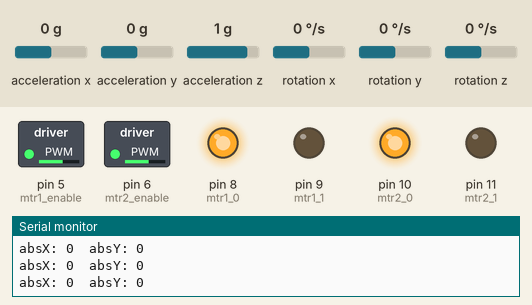
Recording of a sketch running on a simulated Arduino Uno, built with avr-gcc and run on an emulated ATmega328P. On the bench: switched loads named in the sketch (green lamp = pin HIGH), output pins drawn as LEDs (lit = HIGH), the last lines printed to the serial monitor. Inputs (shaded band) come from the test bench; at power-on: rotation z 0 °/s, acceleration x 0 g, acceleration y 0 g, acceleration z 1 g, rotation x 0 °/s, rotation y 0 °/s.

Above: at 0.8 s.
0.9 s: rotation z set to 19 °/s
At 3.46 s:
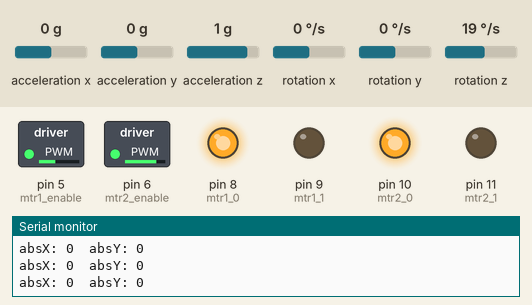
3.9 s: rotation z set to 65 °/s
At 6.0 s:
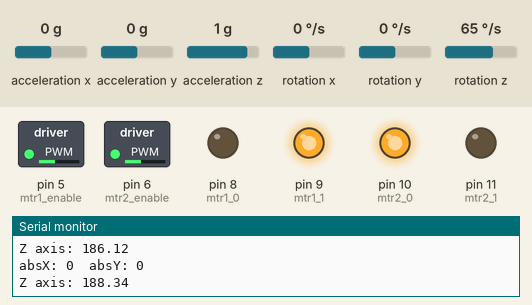
6.9 s: rotation z set to 75 °/s
At 9.7 s:
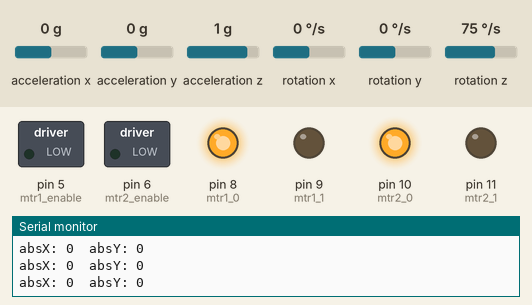
Timing chart, 0 to 11.2 s (numbered marks = the images above; inputs shaded):
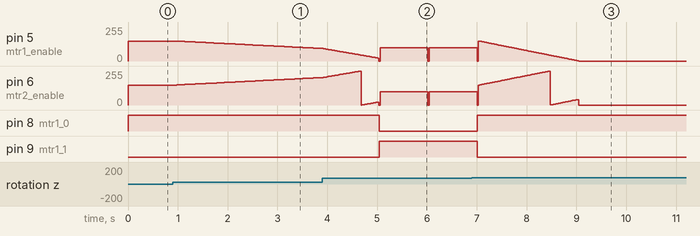

The sketch:

robot_1.ino
```cpp
#include <NewPing.h>
#include <MPU6050_tockn.h>
#include <Wire.h>

#define MAX_DISTANCE 400
#define SONAR_ITERATIONS 5
#define MAX_TILT_ANGLE 20

const float xOffset = -1.68; //TODO: use these instead of auto calibration
const float yOffset = 0.81;
const float zOffset = 0.81;

const int mtr1_0 = 8;
const int mtr1_1 = 9;
const int mtr1_enable = 5;
const int mtr2_0 = 10;
const int mtr2_1 = 11;
const int mtr2_enable = 6;

// defines pins numbers
const int trigPin = 2;
const int echoPin = 3;
const int minSpeed = 100;
const int maxSpeed = 150;
const int minDistance = 15; /* closest distance (in cm) that the vehicle will get to something
                              before trying to turn around */
int reverseDistance = minDistance + 10;

NewPing sonar(trigPin, echoPin, MAX_DISTANCE);
MPU6050 mpu6050(Wire);

void setup() {
  //  pinMode(trigPin, OUTPUT); // Sets the trigPin as an Output
  //  pinMode(echoPin, INPUT); // Sets the echoPin as an Input
  pinMode(mtr1_0, OUTPUT);
  pinMode(mtr1_1, OUTPUT);
  pinMode(mtr1_enable, OUTPUT);
  pinMode(mtr2_0, OUTPUT);
  pinMode(mtr2_1, OUTPUT);
  pinMode(mtr2_enable, OUTPUT);
  Serial.begin(9600);
  Wire.begin();
  mpu6050.begin();
  //  mpu6050.calcGyroOffsets();
  mpu6050.setGyroOffsets(xOffset, yOffset, zOffset);

  goForward(5000);
  turnLeft();
  turnLeft();
  goForward(2000);
}


void loop() {
//  int distance = getDistance();
//
//  if (distance < minDistance) {
//    unsigned long startTime = millis();
//    brake();
//
//    bool turnEarly = false;
//
//    while (distance < reverseDistance && turnEarly == false)
//    {
//      goBackward(20);
//      distance = getDistance();
//      unsigned long currentTime = millis();
//      if (currentTime > startTime + 5000)
//      {
//        turnEarly = true;
//      }
//    }
//
//    brake();
//    turnLeft();
//    distance = getDistance();
//  } else
//  {
//    goForward(100);
//  }
}


void goBackward( int duration )
{
  mpu6050.update();
  float targetOrientation = mpu6050.getAngleZ();
  int targetTime = millis() + duration;

  while (millis() < targetTime)
  {
    mpu6050.update();

    int currentOrientation = mpu6050.getAngleZ();

    digitalWrite(mtr1_1, HIGH);
    digitalWrite(mtr1_0, LOW);
    digitalWrite(mtr2_1, HIGH);
    digitalWrite(mtr2_0, LOW);


    int leftSpeed = maxSpeed - (currentOrientation - targetOrientation);
    int rightSpeed = maxSpeed + (currentOrientation - targetOrientation);
    enableMotors(leftSpeed, rightSpeed);
  }
}

void goForward(int duration)
{
  mpu6050.update();
  float targetOrientation = mpu6050.getAngleZ();
  int targetTime = millis() + duration;

  while (millis() < targetTime)
  {
    mpu6050.update();

    digitalWrite(mtr1_1, LOW);
    digitalWrite(mtr1_0, HIGH);
    digitalWrite(mtr2_1, LOW);
    digitalWrite(mtr2_0, HIGH);

    int currentOrientation = mpu6050.getAngleZ();

    int leftSpeed = maxSpeed - (currentOrientation - targetOrientation);
    int rightSpeed = maxSpeed + (currentOrientation - targetOrientation);

    enableMotors(leftSpeed, rightSpeed);
  }
  brake();
}

void turnLeft() {

  Serial.println("hard left");
  mpu6050.update();

  float origOrientation = mpu6050.getAngleZ();
  float targetOrientation = origOrientation + 60;
  float currentOrientation = origOrientation;

  while (currentOrientation < targetOrientation) {
    digitalWrite(mtr1_1, HIGH);
    digitalWrite(mtr1_0, LOW);
    digitalWrite(mtr2_1, LOW);
    digitalWrite(mtr2_0, HIGH);
    enableMotors(minSpeed, minSpeed);
    delay(5);
    mpu6050.update();
    currentOrientation = mpu6050.getAngleZ();
    Serial.print("Z axis: ");
    Serial.println(currentOrientation);
  }
  brake();
}

void brake() {
  enableMotors(0, 0);
}

void enableMotors(int leftSpeed, int rightSpeed)
{
  bool tilted = isTilted();

  if (!tilted) {
    analogWrite(mtr1_enable, leftSpeed);
    analogWrite(mtr2_enable, rightSpeed);
  }
  else
  {
    brake();
  }
}


int getDistance() {

  long duration;
  float distance;

  duration = sonar.ping_median(SONAR_ITERATIONS);
  distance = (duration / 2) * 0.0343;

  Serial.print("Distance: ");
  Serial.println((int)distance);

  return (int)distance;
}

bool isTilted()
{
  mpu6050.update();

  float xAngle = mpu6050.getAngleX();
  float yAngle = mpu6050.getAngleY();

  int absX = abs(xAngle);

  int absY = abs(yAngle);

  Serial.print("absX: ");
  Serial.print(absX);
  Serial.print("\t");
  Serial.print("absY: ");
  Serial.println(absY);

  return absY > MAX_TILT_ANGLE || absX > MAX_TILT_ANGLE;
}
```

Measured:
- the behaviour switches between 68 and 69 °/s on rotation z (found by bisection; images 2 and 3)
- after the input at 0.9 s, pin 5 (mtr1_enable): moves from 150/255 to 94/255 over 2.9 s, starting after 0.08 s; pin 6 (mtr2_enable): moves from 150/255 to 206/255 over 2.9 s, starting after 0.08 s
